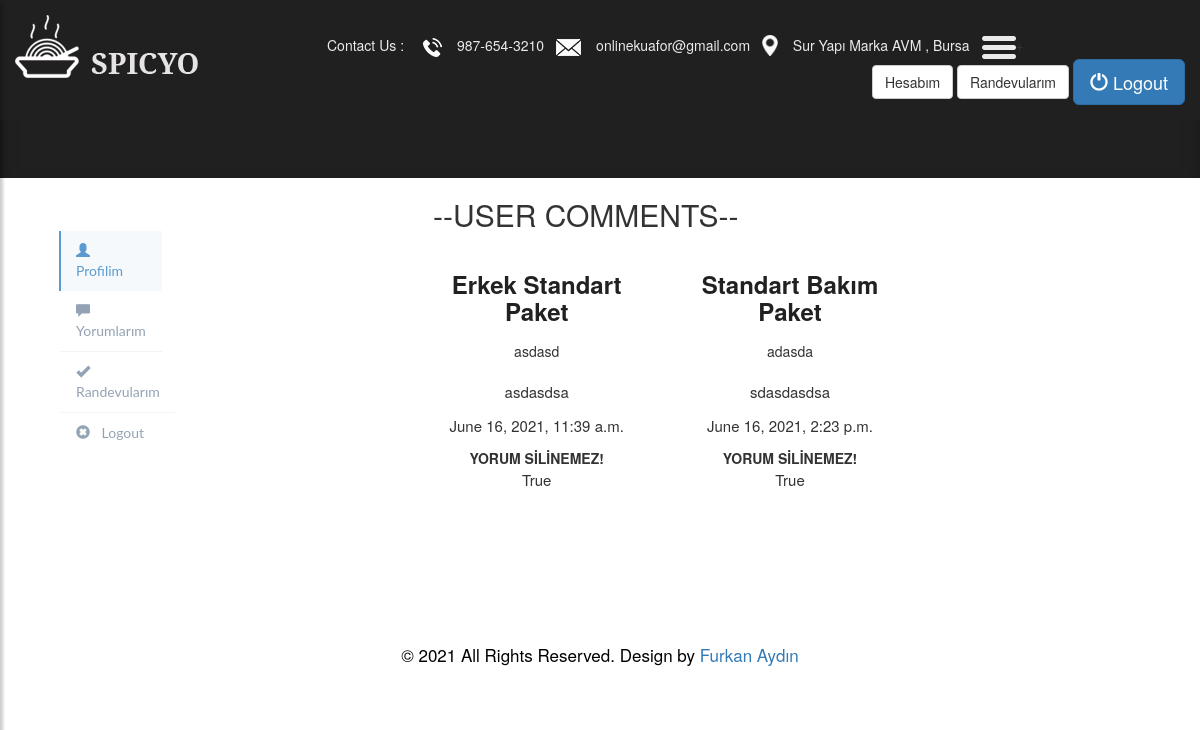
/user/comments/ (signed in), run on the app's committed database.
### service/models.py (models this page shows, shortened)
class Comment(models.Model):
     STATUS = (
         ('New','Yeni'),
         ('True','Evet'),
         ('False','Hayır'),
     )
     service = models.ForeignKey(Service,on_delete=models.CASCADE)
     user=models.ForeignKey(User,on_delete=models.CASCADE)
     subject = models.CharField(max_length=20, blank=True)
     comment = models.TextField(max_length=200)
     status = models.CharField(max_length=10,choices=STATUS,default='New')
     ip = models.CharField(blank=True,max_length=20)
     create_at = models.DateTimeField(auto_now_add=True)
     update_at = models.DateTimeField(auto_now=True)

class Service(models.Model):
        STATUS = (
            ('New', 'New'),
            ('True', 'True'),
            ('False', 'False'),
        )
        category = models.ForeignKey(Category, on_delete=models.CASCADE)
        title = models.CharField(max_length=30)
        keyword = models.CharField(max_length=255)
        description = models.CharField(max_length=255)
        image = models.ImageField(blank=True, upload_to='images/')
        price = models.FloatField()
        status = models.CharField(max_length=10, choices=STATUS)
        slug = models.SlugField(blank=True,max_length=150)
        detail = RichTextUploadingField()
        create_at = models.DateTimeField(auto_now_add=True)
        update_at = models.DateTimeField(auto_now=True)

### user/views.py (the view)
# urls.py: path('comments/', views.user_comments, name='user_comments'),
@login_required(login_url="/login")
def user_comments(request):
    category = Category.objects.all()
    setting = Setting.objects.get(pk=1)
    current_user = request.user
    comments = Comment.objects.filter(user_id=current_user.id)
    context = {
        'category': category,
        'comments': comments,
        'setting':setting,
    }
    return render(request, 'user_comments.html', context)

### user/templates/user_comments.html (shortened to what this page needs)
{% extends "homebase.html" %}
{% block slider %}
{% include "slider.html" %}
{% endblock %}
{% block content %}
    <div class="section">
            <div class="container">
                <div class="row">
                    <div class="col-md-4">
                            {% include "user_panel.html" %}
            </div>
                <div class="col-md-8">
                    <div class="section-title">
                        <h2>--User Comments--</h2>
                    </div>
                    <div class="row text-center">
                        {% for rs in comments %}
                        <div class="col-md-4 col-sm-6 col-xs-12">
                           <div class="service-widget">
                                <h3><a href="/service/{{ rs.service.id }}/{{ rs.service.slug }}"><b>{{ rs.service.title }}</b></a></h3>
                                <h5>{{ rs.subject }}</h5>
                               <p>{{ rs.comment }}</p>
                               <p>{{ rs.create_at }}</p>
                               {% if rs.status == 'New' %}
                                            <td><a class="primary-btn" href="/user/deletecomment/{{ rs.id }}" onclick="return confirm('Yorum Silinecek! Emin misiniz?')"> Sil </a></td>
                                        {% else %}
                                        <td><b>YORUM SİLİNEMEZ!</b></td>
                                        {% endif %}
                               <p>{{ rs.status }}</p>
                            </div>
                        </div>
                        {% endfor %}
                    </div>
    </div>
                </div>
            </div>
            </div>
{% endblock %}

### home/static/css/style.css (style rules this page uses)
body { color: #666666; font-size: 14px; font-family: 'poppins', sans-serif; line-height: 1.80857; font-weight: normal; }
a { color: #1f1f1f; text-decoration: none !important; outline: none !important; -webkit-transition: all .3s ease-in-out; -moz-transition: all .3s ease-in-out; -ms-transition: all .3s ease-in-out; -o-transition: all .3s ease-in-out; transition: all .3s ease-in-out; }
h1, h2, h3, h4, h5, h6 { letter-spacing: 0; font-weight: normal; position: relative; padding: 0 0 10px 0; font-weight: normal; line-height: normal; color: #111111; margin: 0 }
h2 { font-size: 22px }
h3 { font-size: 18px }
h5 { font-size: 14px }
*, *::after, *::before { -webkit-box-sizing: border-box; -moz-box-sizing: border-box; box-sizing: border-box; }
h1 a, h2 a, h3 a, h4 a, h5 a, h6 a { color: #212121; text-decoration: none!important; opacity: 1 }
p { margin: 0px; font-weight: 300; font-size: 15px; line-height: 24px; }
a { color: #222222; text-decoration: none; outline: none !important; }
a, .btn { text-decoration: none !important; outline: none !important; -webkit-transition: all .3s ease-in-out; -moz-transition: all .3s ease-in-out; -ms-transition: all .3s ease-in-out; -o-transition: all .3s ease-in-out; transition: all .3s ease-in-out; }
* { box-sizing: border-box; }
.container { position: relative; }
.row:after { content: ""; display: table; clear: both; }
body { font-family: "Poppins", sans-serif; height: 100vh; }
a { color: #92badd; display:inline-block; text-decoration: none; font-weight: 400; }
h2 { text-align: center; font-size: 16px; font-weight: 600; text-transform: uppercase; display:inline-block; margin: 40px 8px 10px 8px; color: #cccccc; }
body { background: #F1F3FA; }
.profile strong,span,div { text-transform: initial; }

### data on the page
Comment: service "Erkek Standart Paket", subject "asdasd", comment "asdasdsa", create_at "June 16, 2021, 11:39 a.m.", shows "YORUM SİLİNEMEZ!", status "True"
Comment: service "Standart Bakım Paket", subject "adasda", comment "sdasdasdsa", create_at "June 16, 2021, 2:23 p.m.", shows "YORUM SİLİNEMEZ!", status "True"
